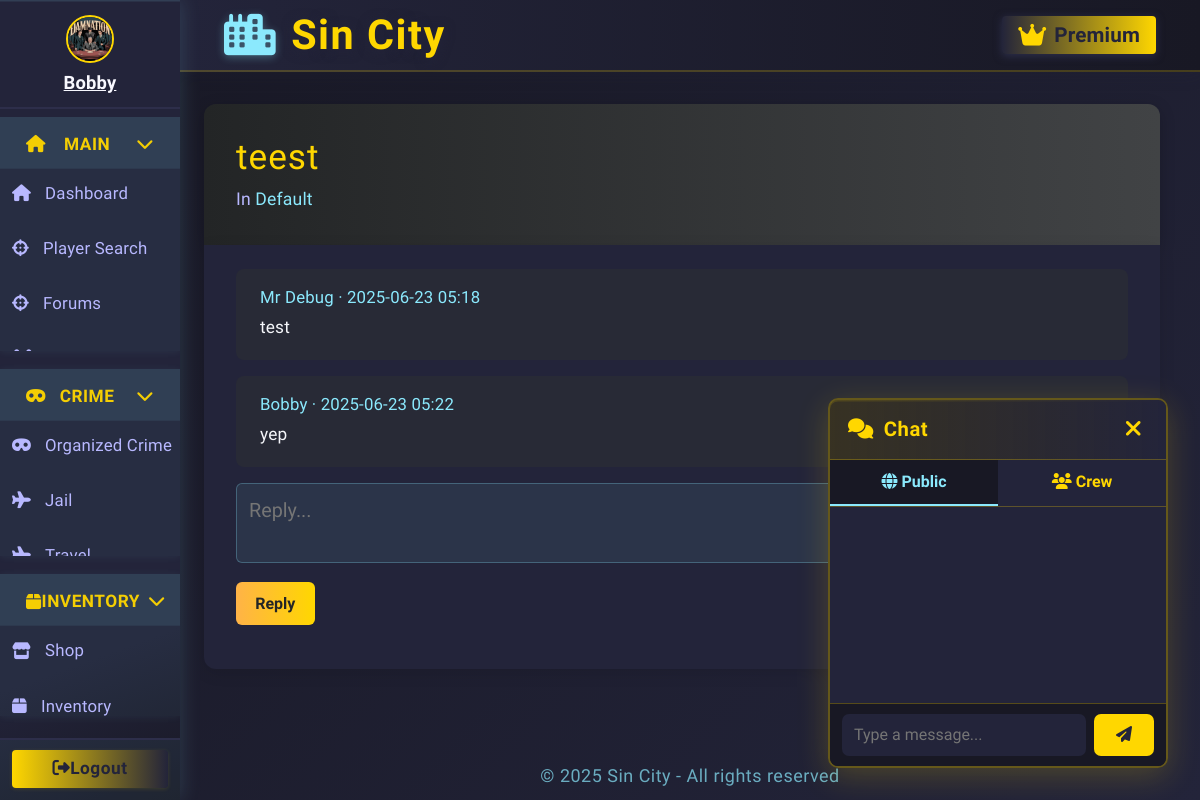
Screenshot of /topic/1 (signed in) with the database file from the repository.
### app.py (models this page shows, shortened)
class Character(db.Model):
    __tablename__ = 'character'
    id = db.Column(db.Integer, primary_key=True)
    user_id = db.Column(db.Integer, db.ForeignKey('user.id'), nullable=True)
    user = db.relationship('User', backref='linked_character', foreign_keys=[user_id])
    name = db.Column(db.String(64), unique=True, nullable=False)
    health = db.Column(db.Integer, default=100)
    money = db.Column(db.Integer, default=250)
    level = db.Column(db.Integer, default=1)
    xp = db.Column(db.Integer, default=0)
    last_crime_time = db.Column(db.DateTime, nullable=True)
    last_travel_time = db.Column(db.DateTime, nullable=True)
    city = db.Column(db.String(64), default="New York")
    gun_id = db.Column(db.Integer, db.ForeignKey('shop_item.id'))
    gun = db.relationship('ShopItem', foreign_keys=[gun_id])
    in_jail = db.Column(db.Boolean, default=False)
    jail_until = db.Column(db.DateTime, nullable=True)
    crime_group_id = db.Column(db.Integer, db.ForeignKey('organized_crime.id'))
    crime_group = db.relationship("OrganizedCrime", back_populates="members", foreign_keys=[crime_group_id])
    master_id = db.Column(db.Integer, db.ForeignKey('user.id'))
    earn_streak = db.Column(db.Integer, default=0)
    last_earned = db.Column(db.DateTime, nullable=True)
    is_alive = db.Column(db.Boolean, default=True)
    profile_image = db.Column(db.String(255), nullable=True)
    crew = db.Column(db.Integer, db.ForeignKey('crew.id'), nullable=True)
    crew_id = db.Column(db.Integer, db.ForeignKey('crew.id'))
    linked_user = db.relationship('User', foreign_keys=[user_id], overlaps="linked_character,linked_characters,user")
    crew = db.relationship('Crew', backref='characters')

class ForumTopic(db.Model):
    id = db.Column(db.Integer, primary_key=True)
    forum_id = db.Column(db.Integer, db.ForeignKey('forum.id'), nullable=False)
    title = db.Column(db.String(128), nullable=False)
    author_id = db.Column(db.Integer, db.ForeignKey('user.id'), nullable=False)
    created_at = db.Column(db.DateTime, default=datetime.utcnow)
    posts = db.relationship('ForumPost', backref='topic', lazy=True)

class Forum(db.Model):
    id = db.Column(db.Integer, primary_key=True)
    title = db.Column(db.String(128), nullable=False)
    description = db.Column(db.String(256), nullable=True)
    topics = db.relationship('ForumTopic', backref='forum', lazy=True)

class ForumPost(db.Model):
    id = db.Column(db.Integer, primary_key=True)
    topic_id = db.Column(db.Integer, db.ForeignKey('forum_topic.id'), nullable=False)
    author_id = db.Column(db.Integer, db.ForeignKey('user.id'), nullable=False)
    content = db.Column(db.Text, nullable=False)
    created_at = db.Column(db.DateTime, default=datetime.utcnow)

### app.py (the view, shortened to what this page needs)
@app.route('/topic/<int:topic_id>', methods=['GET', 'POST'])
def topic_view(topic_id):
    topic = ForumTopic.query.get_or_404(topic_id)
    posts = ForumPost.query.filter_by(topic_id=topic.id).order_by(ForumPost.created_at.asc()).all()
    author_ids = {post.author_id for post in posts}
    char_map = {}
    for uid in author_ids:
        char = Character.query.filter_by(master_id=uid).first()
        char_map[uid] = char.name if char else f'User #{uid}'
    return render_template('topic_view.html', topic=topic, posts=posts, char_map=char_map)

### app.py (called while the page is built)
@app.context_processor
def inject_user():
    return dict(user=current_user)

@app.before_request
def update_last_seen():
    if current_user.is_authenticated:
        now = datetime.utcnow()
        if not current_user.last_seen or (now - current_user.last_seen).seconds > 1:
            current_user.last_seen = now
            db.session.commit()

@app.before_request
def enable_sqlite_fk():
    if db.engine.url.drivername == 'sqlite':
        with db.engine.connect() as conn:
            conn.execute(db.text("PRAGMA foreign_keys=ON"))

@app.before_request
def check_character_alive():
    if current_user.is_authenticated:
        char = Character.query.filter_by(master_id=current_user.id).first()
        if not char or not char.is_alive:
            if request.endpoint not in ('create_character', 'logout', 'static'):
                return redirect(url_for('create_character'))

@login_manager.user_loader
def load_user(user_id):
    return db.session.get(User, int(user_id))

@app.context_processor
def inject_current_character():
    from flask_login import current_user
    if current_user.is_authenticated:
        character = Character.query.filter_by(master_id=current_user.id, is_alive=True).first()
        return dict(current_character=character)
    return dict(current_character=None)

### templates/topic_view.html (shortened to what this page needs)
{% extends "base.html" %}
{% block content %}
<div class="topic-header">
    <h2>{{ topic.title }}</h2>
    <div class="topic-meta">
        In <a href="{{ url_for('forum_view', forum_id=topic.forum_id) }}" style="color:#8be9fd;">{{ topic.forum.title }}</a>
    </div>
</div>
<div class="topic-posts">
    <ul>
        {% for post in posts %}
            <li>
                <div class="topic-post-author">
                    {{ char_map[post.author_id] }} &middot; {{ post.created_at.strftime('%Y-%m-%d %H:%M') }}
                </div>
                <div class="topic-post-content">{{ post.content }}</div>
            </li>
        {% endfor %}
    </ul>
    {% if current_user.is_authenticated %}
    <form method="POST" class="topic-reply-form">
        <textarea name="content" placeholder="Reply..." required></textarea>
        <button type="submit" class="btn btn-primary">Reply</button>
    </form>
    {% endif %}
</div>
{% endblock %}

### templates/base.html (shortened to what this page needs)
<!DOCTYPE html>
<html lang="en">
<head>
  <link rel="stylesheet" href="https://cdn.jsdelivr.net/npm/bootstrap@4.6.2/dist/css/bootstrap.min.css">
  <link rel="stylesheet" href="https://cdnjs.cloudflare.com/ajax/libs/font-awesome/6.4.2/css/all.min.css">
</head>
<body class="fade-in">
  <div class="layout-root fade-in">
    <div class="sidebar {% if request.endpoint in ['login', 'register'] %}d-none{% endif %}">
      <nav class="sidebar">
        {% if current_user.is_authenticated %}
          <div class="sidebar-user">
            {% set character = current_character %}
                {% if character and character.profile_image %}
                  <img
                    src="{{ url_for('static', filename=character.profile_image) if not character.profile_image.startswith('http') else character.profile_image }}"
                    class="crew-avatar"
                    alt="avatar"
                    style="width:48px;height:48px;border-radius:50%;margin-bottom:6px;border:2px solid #ffd700;object-fit:cover;"
                  >
                {% else %}
                  <i id="char-name" class="fas fa-user-circle"></i>
                {% endif %}
                {% if character %}
                  <a href="{{ url_for('profile_by_id', char_id=character.id) }}" style="color:inherit; text-decoration: underline;">
                    <strong>{{ character.name }}</strong>
                  </a>
                {% else %}
                  <span><strong>No character</strong></span>
                {% endif %}
          </div>
        {% endif %}
        <div class="sidebar-nav">
          <div class="sidebar-category">
            <div class="sidebar-category-title collapsible" onclick="toggleSidebarCategory(this)">
              <i class="fas fa-home"></i> Main
              <span class="collapse-arrow"><i class="fas fa-chevron-down"></i></span>
            </div>
            <div class="sidebar-subnav">
              <a href="{{ url_for('dashboard') }}" class="{% if request.endpoint == 'dashboard' %}active{% endif %}">
                <i class="fas fa-home"></i> <span>Dashboard</span>
              </a>
              <a href="{{ url_for('player_search') }}" class="{% if request.endpoint == 'player_search' %}active{% endif %}">
                <i class="fas fa-crosshairs"></i> <span>Player Search</span>
              </a>
              <a href="{{ url_for('forums') }}" class="{% if request.endpoint == 'forums' %}active{% endif %}">
                <i class="fas fa-crosshairs"></i> <span>Forums</span>
              </a>
              {% if current_user.is_authenticated and current_character and current_character.crew_id %}
              <a href="{{ url_for('crew_page', crew_id=current_character.crew_id) }}" >
              </a>
              {% endif %}
            </div>
          </div>
          <div class="sidebar-category">
            <div class="sidebar-category-title collapsible" onclick="toggleSidebarCategory(this)">
              <i class="fas fa-mask"></i> Crime
              <span class="collapse-arrow"><i class="fas fa-chevron-down"></i></span>
            </div>
            <div class="sidebar-subnav">
              <a href="{{ url_for('create_crime') }}" class="{% if request.endpoint == 'create_crime' %}active{% endif %}">
                <i class="fas fa-mask"></i> <span>Organized Crime</span>
              </a>
              <a href="{{ url_for('jail') }}" class="{% if request.endpoint == 'jail' %}active{% endif %}">
                <i class="fas fa-plane"></i> <span>Jail</span>
              </a>
              <a href="{{ url_for('travel') }}" class="{% if request.endpoint == 'travel' %}active{% endif %}">
                <i class="fas fa-plane"></i> <span>Travel</span>
              </a>
            </div>
          </div>
          <div class="sidebar-category">
            <div class="sidebar-category-title collapsible" onclick="toggleSidebarCategory(this)">
              <i class="fas fa-box"></i> Inventory
              <span class="collapse-arrow"><i class="fas fa-chevron-down"></i></span>
            </div>
            <div class="sidebar-subnav">
              <a href="{{ url_for('shop') }}" class="{% if request.endpoint == 'shop' %}active{% endif %}">
                <i class="fas fa-store"></i> <span>Shop</span>
              </a>
              <a href="{{ url_for('inventory') }}" class="{% if request.endpoint == 'inventory' %}active{% endif %}">
                <i class="fas fa-box"></i> <span>Inventory</span>
              </a>
            </div>
          </div>
        </div>
        <div class="sidebar-footer">
          {% if current_user.is_authenticated %}
          <a href="{{ url_for('logout') }}" class="btn"><i id="fas-fa" class="fas fa-sign-out-alt"></i><span>Logout</span> </a>
          {% endif %}
        </div>
      </nav>
    </div>
    <div class="main-area">
      <header class="topbar">
        <span class="topbar-title">
          <i class="fas fa-city"></i> {% block topbar_title %}Sin City{% endblock %}
        </span>
        <div class="topbar-actions">
          {% block topbar_actions %}
          {% if current_user.is_authenticated and not current_user.premium %}
          <form action="{{ url_for('upgrade') }}" method="post" class="d-inline">
            <button type="submit" class="btn">
              <i class="fas fa-star"></i> Upgrade
            </button>
          </form>
          {% elif current_user.is_authenticated and current_user.premium %}
          <span class="badge">
            <i class="fas fa-crown"></i> Premium
          </span>
          {% endif %}
          {% endblock %}
        </div>
      </header>
      <main class="content-area">
        {% block content %}{% endblock %}
      </main>
      <footer>
        &copy; {{ current_year if current_year else "2025" }} Sin City - All rights reserved
      </footer>
    </div>
    {% if current_user.is_authenticated %}
    <div id="floating-chat">
      <div class="chat-header">
        <span class="chat-title"><i class="fas fa-comments"></i> Chat</span>
        <button type="button" class="chat-close" onclick="toggleChat()" title="Close chat">
          <i class="fas fa-times"></i>
        </button>
      </div>
      <div class="chat-tabs">
        <button type="button" id="tab-public" class="chat-tab active-tab" onclick="switchTab('public')">
          <i class="fas fa-globe"></i> Public
        </button>
        <button type="button" id="tab-crew" class="chat-tab" onclick="switchTab('crew')">
          <i class="fas fa-users"></i> Crew
        </button>
      </div>
      <div id="chat-messages" class="chat-messages"></div>
      <form id="chat-form" autocomplete="off">
        <input type="text" id="chat-input" placeholder="Type a message..." maxlength="250" />
        <button type="submit" id="chat-submit"><i class="fas fa-paper-plane"></i></button>
      </form>
    </div>
    {% endif %}
  </div>
</body>
</html>

### templates/topic_view.html (style rules this page uses)
.topic-header { background: linear-gradient(90deg, #232526 0%, #414345 100%); padding: 2rem 2rem 1rem 2rem; border-radius: 12px 12px 0 0; box-shadow: 0 4px 16px rgba(0,0,0,0.2); margin-bottom: 0; }
.topic-header h2 { color: #ffd700; margin-bottom: 0.5rem; font-size: 2.2rem; letter-spacing: 1px; }
.topic-header .topic-meta { color: #b8b8ff; margin-bottom: 1rem; font-size: 1.1rem; }
.topic-posts { background: #23243a; border-radius: 0 0 12px 12px; padding: 1.5rem 2rem; box-shadow: 0 4px 16px rgba(0,0,0,0.1); }
.topic-posts ul { list-style: none; padding: 0; margin: 0; }
.topic-posts li { background: #282a36; margin-bottom: 1rem; padding: 1rem 1.5rem; border-radius: 8px; transition: background 0.2s; }
.topic-post-author { color: #8be9fd; font-size: 1.05rem; font-weight: 500; margin-bottom: 0.3rem; }
.topic-post-content { color: #f5f6fa; font-size: 1.08rem; margin-bottom: 0.2rem; }
.topic-reply-form textarea { width: 100%; height: 80px; margin-bottom: 12px; border-radius: 6px; border: 1.5px solid #8be9fd44; background: rgba(139,233,253,0.08); color: #f5f6fa; font-size: 1.08em; font-family: "geo", sans-serif; outline: none; padding: 12px; transition: border 0.18s, background 0.18s; }
.btn-primary { background: linear-gradient(90deg, #ffb347 0%, #ffd700 100%); color: #232526; border: none; padding: 0.6rem 1.2rem; border-radius: 6px; font-weight: bold; margin-bottom: 1.2rem; transition: background 0.2s; }

### rows the page displays
Character: profile_image (picture), name "Bobby"
ForumTopic: title "teest"
Forum: forum "Default"
ForumPost: created_at "2025-06-23 05:18", content "test"
Character: name "Mr Debug"
ForumPost: created_at "2025-06-23 05:22", content "yep"

### other values shown
{{ current_year if current_year else "2025" }} "2025"
